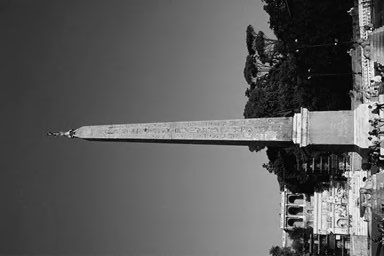
%> input picture HW1/hw1/src/24.png, 384 x 256 px
$ octave --eval "main;"   (GNU Octave 9; MATLAB toolbox functions it lacks are replaced by stand-ins)
%> lines starting %> are read from the running program, lines starting %| are printed output that depends on the picture; in (x1, y1, x2, y2) boxes, pixels count from 0 and x2, y2 are one past the last pixel; in counts of white or black regions, pixels touching at a corner belong together; the program's own positions count from 1
### HW1/hw1/src/scale_size.m
function [output_img]  = scale_size(input_img, my_size)
target_row = my_size(2);
target_col = my_size(1);
%output_img = zeros(target_row, target_col);
[origin_row,origin_col] = size(input_img);
row_factor = origin_row/target_row;
col_factor = origin_col/target_col;
pre_matrix = zeros(target_row, origin_row);
post_matrix = zeros(origin_col, target_col);
if ((mod(origin_row, target_row) == 0) && (mod(origin_col, target_col) == 0)) %this is the down sampling
    position = 1;
    for i = 1:target_row                        %前置矩阵
        for j = 1:row_factor
            pre_matrix(i, position) = 1/row_factor;
            position = position+1;
        end
    end
    position = 1;
    for i = 1:target_col                        %后置矩阵
        %post_matrix(position, i) = 1;
        for j = 1:col_factor
            post_matrix(position, i) = 1/col_factor;
            position = position+1;
        end
    end
    input_img = double(input_img);
    output_img = pre_matrix*input_img*post_matrix;
    output_img = uint8(output_img);
end

### HW1/hw1/src/scale_size3.m
function [output_img]  = scale_size3(input_img, my_size)
target_row = my_size(2);
target_col = my_size(1);
input_img = im2double(input_img);
[origin_row,origin_col] = size(input_img);
row_factor = origin_row/target_row;
col_factor = origin_col/target_col;
    output_img = zeros(target_row, target_col);
    for i = 1:target_row
        for j = 1:target_col
            position_x = row_factor*i;
            position_y = col_factor*j;
            x1 = floor(position_x);
            y1 = floor(position_y);
            if (x1 < 1)
                x1 = x1+1;
            end
            if (y1 < 1)
                y1 = y1+1;
            end
            if (x1+1 > origin_row)
                x1 = x1-1;
            end
            if (y1+1 > origin_col)
                y1 = y1-1;
            end
            if (x1+1 <= origin_row && y1+1 <= origin_col && x1 >=1 && y1 >= 1)    %双线性插值方法，将距离最近四个点的灰度平均值作为目标矩阵对应点灰度的最终值
                w = position_x-x1;
                h = position_y-y1;
                temp1 = w*input_img(x1+1,y1)+(1-w)*input_img(x1,y1);
                temp2 = w*input_img(x1+1,y1+1)+(1-w)*input_img(x1,y1+1);
                output_img(i, j) = (1-h)*temp1+h*temp2;
            end
        end
    end
    output_img = im2uint8(output_img);
end

### HW1/hw1/src/quantize.m
function [output_img]  = quantize(input_img,level)
output_img = input_img;
[origin_row,origin_col] = size(input_img);
interval = 256/(level-1);
for i = 1:origin_row
    for j = 1:origin_col
        factor = input_img(i,j)/interval;
        factor_int = floor(factor);
        if (factor-factor_int > 0.5)
            factor_int = factor_int+1;
        end
        output_img(i,j) = factor_int*interval;
    end
end
output_img = im2uint8(output_img);

### HW1/hw1/src/main.m
function main
%the down-scale to 192*128, 96*64, 48*32, 24*16 and 12*8, using the method
%of multiplying two matrix
origin_img = imread('24.png');
%> origin_img is the input picture: size 256x384 uint8; min 0, max 255, mean 92
figure_192_128 = scale_size(origin_img, [192, 128]);
%> after the loop in scale_size, `for i = 1:target_row`:
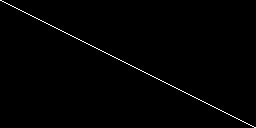
%> pre_matrix: size 128x256 double; values 0 (black) and 0.5 (white), 0.78% white in thin lines or dots
%> after the loop in scale_size, `for i = 1:target_col`:
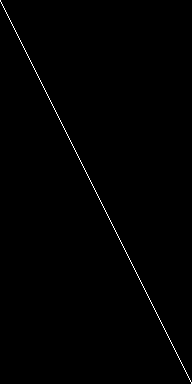
%> post_matrix: size 384x192 double; values 0 (black) and 0.5 (white), 0.52% white in thin lines or dots
figure_96_64 = scale_size(origin_img, [96, 64]);
%> call 2 of scale_size, with my_size = [96 64]
%> after the loop in scale_size (call 2), `for i = 1:target_row`:
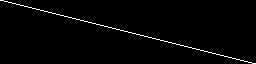
%> pre_matrix: size 64x256 double; values 0 (black) and 0.25 (white), 1.6% white in thin lines or dots
%> after the loop in scale_size (call 2), `for i = 1:target_col`:
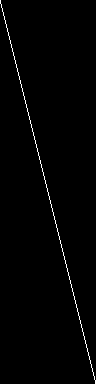
%> post_matrix: size 384x96 double; values 0 (black) and 0.25 (white), 1% white in thin lines or dots
figure_48_32 = scale_size(origin_img, [48, 32]);
%> after the loop in scale_size (call 3), `for i = 1:target_row`: pre_matrix: size 32x256 double; values 0 (black) and 0.125 (white), 3.1% white in thin lines or dots
%> after the loop in scale_size (call 3), `for i = 1:target_col`: post_matrix: size 384x48 double; values 0 (black) and 0.125 (white), 2.1% white in thin lines or dots
figure_24_16 = scale_size(origin_img, [24, 16]);
figure_12_8 = scale_size(origin_img, [12, 8]);
imwrite(figure_192_128, 'figure_192_128.jpg');
imwrite(figure_96_64, 'figure_96_64.jpg');
imwrite(figure_48_32, 'figure_48_32.jpg');
imwrite(figure_24_16, 'figure_24_16.jpg');
imwrite(figure_12_8, 'figure_12_8.jpg');

%the down-scale to 300*200, 450*300, 500*200 using the methods of the
%bilinear interpolation algorithm, this method can also be used to solve
%problem 1(like down-scale to 192*128)
figure_300_200 = scale_size3(origin_img, [300, 200]);
%> after the loop in scale_size3, `for i = 1:target_row`: h = 1; temp1 = 0.208; temp2 = 0.176; w = 1
figure_450_300 = scale_size3(origin_img, [450, 300]);
figure_500_200 = scale_size3(origin_img, [500, 200]);
%> call 3 of scale_size3, with my_size = [500 200]
%> after the loop in scale_size3 (call 3), `for i = 1:target_row`:
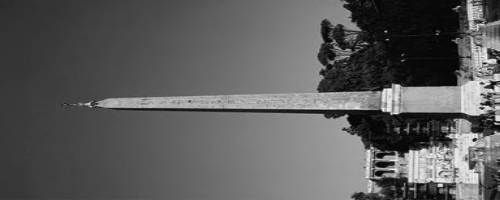
%> output_img: size 200x500 double; min 0.00404, max 0.966, mean 0.361
imwrite(figure_300_200, 'figure_300_200.jpg');
imwrite(figure_450_300, 'figure_450_300.jpg');
imwrite(figure_500_200, 'figure_500_200.jpg');

%the quantization part, generating the image with given gray level, reduce
%gray level resolution to 128; 32; 8; 4 and 2 levels.
figure_128_level = quantize(origin_img,128);
figure_32_level = quantize(origin_img,32);
figure_8_level = quantize(origin_img,8);
figure_4_level = quantize(origin_img,4);
%> call 4 of quantize, with level = 4
%> after the loop in quantize (call 4), `for i = 1:origin_row`:
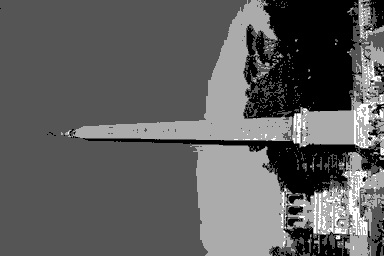
%> output_img: size 256x384 uint8; min 0, max 255, mean 94.8
figure_2_level = quantize(origin_img,2);
%> call 5 of quantize, with level = 2
%> after the loop in quantize (call 5), `for i = 1:origin_row`:
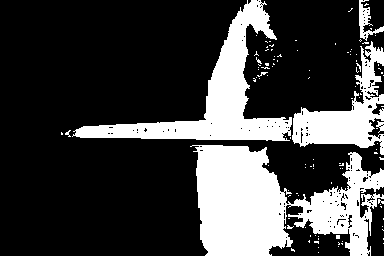
%> output_img: size 256x384 uint8; 25.4% white; 108 white regions (102 under 20 px), largest, box (x1, y1, x2, y2) and area: (190, 145, 384, 256) 12727, (72, 0, 292, 141) 7495, (292, 41, 384, 155) 3958, (359, 0, 384, 41) 352, (376, 121, 384, 133) 50, (257, 72, 268, 77) 21
imwrite(figure_128_level, 'figure_128_level.jpg');
imwrite(figure_32_level, 'figure_32_level.jpg');
imwrite(figure_8_level, 'figure_8_level.jpg');
imwrite(figure_4_level, 'figure_4_level.jpg');
imwrite(figure_2_level, 'figure_2_level.jpg');
